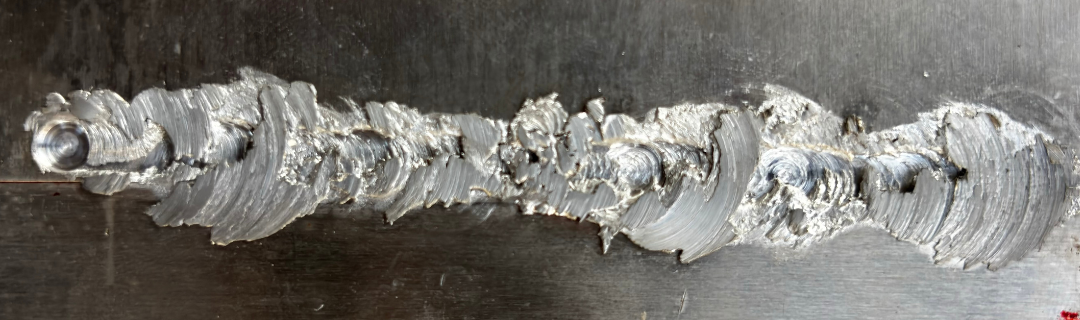
#> input picture images/raw_/1.png, 1080 x 320 px; its folder holds only this picture in this run
$ python extract_roi.py   (older library calls are emulated)
#> lines starting #> are read from the running program, lines starting #| are printed output that depends on the picture; after the words box and inside, x2 and y2 are one past the last pixel; in counts of white or black regions, pixels touching at a corner belong together
import cv2
import numpy as np
import matplotlib.pyplot as plt
import os
import glob

def process_fsw_images(input_dir, output_dir):
    os.makedirs(output_dir, exist_ok=True)
    image_paths = sorted(glob.glob(os.path.join(input_dir, '*.png')))

    for img_path in image_paths:
        filename = os.path.basename(img_path)
        print(f"Processing {filename}...")

        # Load image
        img = cv2.imread(img_path)
#> img is the input picture: shape (320, 1080, 3); mean B, G, R 108.5, 113.6, 115.9
        if img is None:
            print(f"Failed to load {img_path}")
            continue

        gray = cv2.cvtColor(img, cv2.COLOR_BGR2GRAY)
        h, w = gray.shape
#> h = 320; w = 1080

        # 1. Aggressive Low-Pass Filter
        # Use a large kernel relative to image size. 51x51 works well for high-res.
        kernel_size = 51
        blur = cv2.GaussianBlur(gray, (kernel_size, kernel_size), 0)
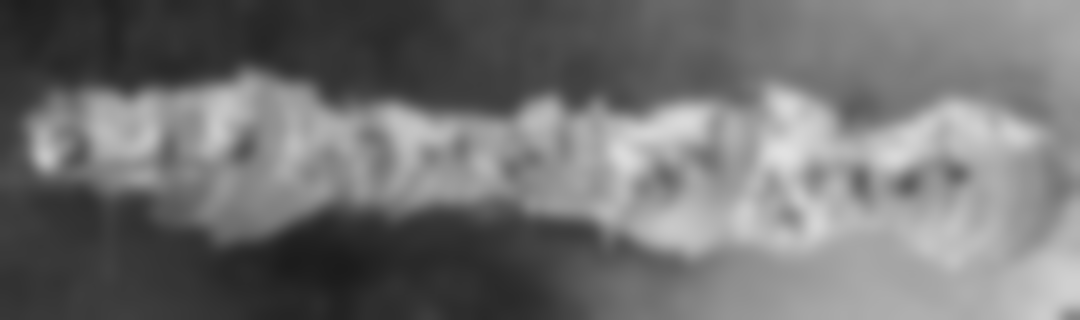
#> blur: shape (320, 1080); min 27, max 225, mean 113.7

        # 2. Directional Gradient Extraction (Sobel Y)
        # cv2.CV_64F prevents clipping of negative gradient values
        sobel_y = cv2.Sobel(blur, cv2.CV_64F, 0, 1, ksize=3)
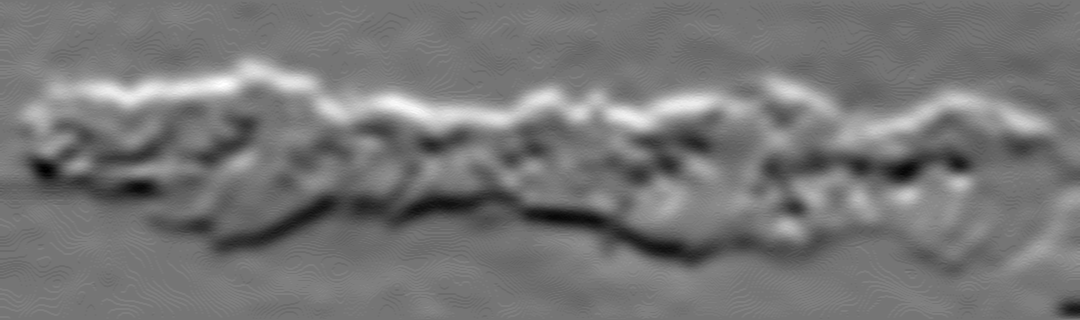
#> sobel_y: shape (320, 1080) float64; min -48, max 56, mean 0.3; drawn with min black and max white
        abs_sobel_y = np.absolute(sobel_y)
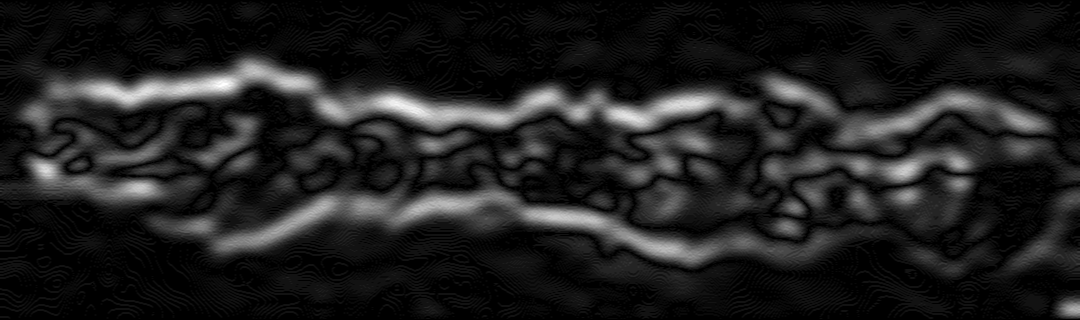
#> abs_sobel_y: shape (320, 1080) float64; min 0, max 56, mean 6.9; drawn with min black and max white
        # Normalize back to 8-bit for Otsu
        sobel_8u = np.uint8(255 * abs_sobel_y / np.max(abs_sobel_y))

        # 3. Binarization (Otsu's Method)
        _, binary = cv2.threshold(sobel_8u, 0, 255, cv2.THRESH_BINARY + cv2.THRESH_OTSU)
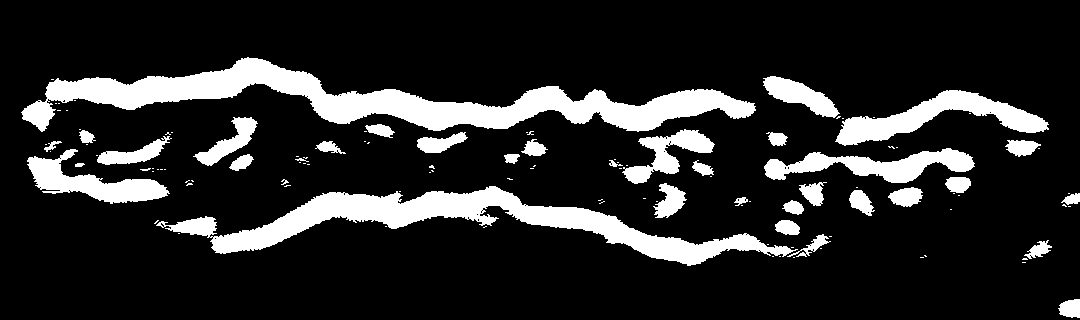
#> binary: shape (320, 1080); 15.8% white; 116 white regions (80 under 20 px), largest, box (x1, y1, x2, y2) and area: (21, 57, 756, 132) 18281, (156, 186, 798, 266) 13290, (835, 90, 1049, 146) 4327

        # 4. Vertical Projection Profile
        # Sum white pixels across every row
        projection = np.sum(binary == 255, axis=1)
#> projection = 320 values, max 614 at index 107, min 0 at index 0, mean 170.8

        # 5. Boundary Extraction & Cropping
        max_peak = np.max(projection)
#> max_peak = 614
        # Dynamic noise floor: e.g., 20% of the maximum peak
        threshold_val = max_peak * 0.2
#> threshold_val = 122.8

        y_min = 0
        for i in range(len(projection)):
            if projection[i] > threshold_val:
                y_min = i
                break
#> this loop made 76 passes
#> y_min on pass 76: 75

        y_max = len(projection) - 1
#> y_max = 319
        for i in range(len(projection)-1, -1, -1):
            if projection[i] > threshold_val:
                y_max = i
                break
#> this loop made 67 passes
#> y_max on pass 67: 253
#> i on passes 1 to 6: 319, 318, 317, 316, 315, 314

        # Optional: Add small padding
        padding = 10
        y_min = max(0, y_min - padding)
#> y_min = 65
        y_max = min(h, y_max + padding)
#> y_max = 263

        roi = img[y_min:y_max, :]
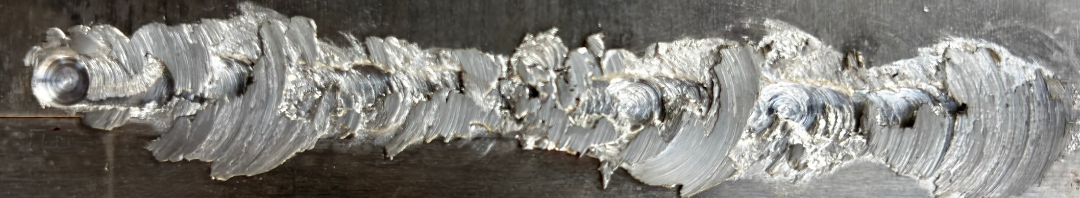
#> roi: shape (198, 1080, 3); mean B, G, R 123.1, 128.3, 130

        # --- Visualization Generation ---
        idx = filename.replace(".png", "")

        # Save individual images
        cv2.imwrite(os.path.join(output_dir, f'{idx}_01_blur.png'), blur)
        cv2.imwrite(os.path.join(output_dir, f'{idx}_02_sobel_binary.png'), binary)

        # Original with lines
        fig_orig, ax_orig = plt.subplots(figsize=(6, 6))
        ax_orig.imshow(cv2.cvtColor(img, cv2.COLOR_BGR2RGB))
        ax_orig.axhline(y=y_min, color='r', linestyle='-', linewidth=2)
        ax_orig.axhline(y=y_max, color='r', linestyle='-', linewidth=2)
        ax_orig.axis('off')
        plt.tight_layout()
        plt.savefig(os.path.join(output_dir, f'{idx}_03_original_bounds.png'), dpi=150)
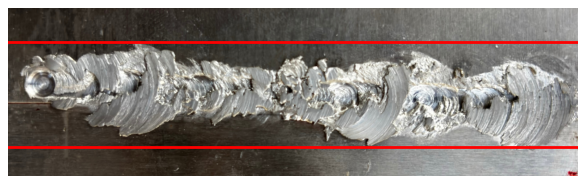
#> figure drawn by matplotlib, 1 panel
        plt.close(fig_orig)

        # Projection Profile Plot
        fig_proj, ax_proj = plt.subplots(figsize=(6, 6))
        ax_proj.plot(projection, range(len(projection)))
        ax_proj.invert_yaxis()
        ax_proj.axhline(y=y_min, color='r', linestyle='--', linewidth=1.5, label='y_min')
        ax_proj.axhline(y=y_max, color='r', linestyle='--', linewidth=1.5, label='y_max')
        ax_proj.set_xlabel('Sum of White Pixels')
        ax_proj.set_ylabel('Y-coordinate (Rows)')
        ax_proj.legend()
        plt.tight_layout()
        plt.savefig(os.path.join(output_dir, f'{idx}_04_projection_profile.png'), dpi=150)
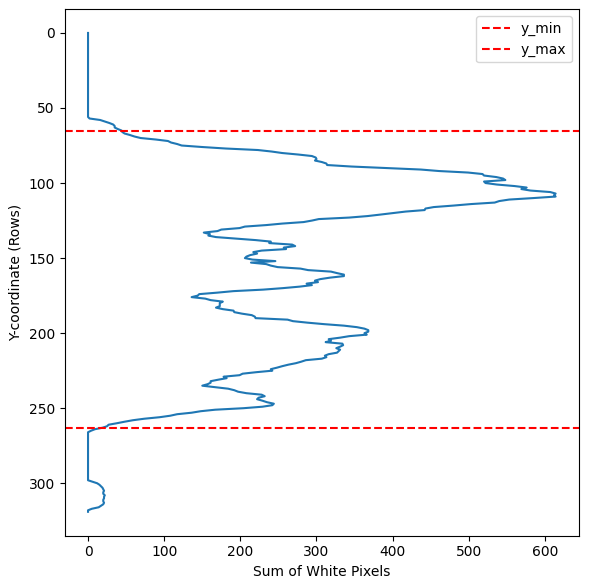
#> figure drawn by matplotlib, 1 panel
        plt.close(fig_proj)

        # Save the actual ROI output
        roi_path = os.path.join(output_dir, f'roi_{idx}.png')
        cv2.imwrite(roi_path, roi)

    print(f"\\nProcessing complete. All results saved to {output_dir}")

if __name__ == "__main__":
    input_directory = '/Users/tanishqrathore/Developer/weld_check_v2/images/raw_'
    output_directory = '/Users/tanishqrathore/Developer/weld_check_v2/images/phase1_roi'
    process_fsw_images(input_directory, output_directory)

$ run again, on images/raw_/5.png
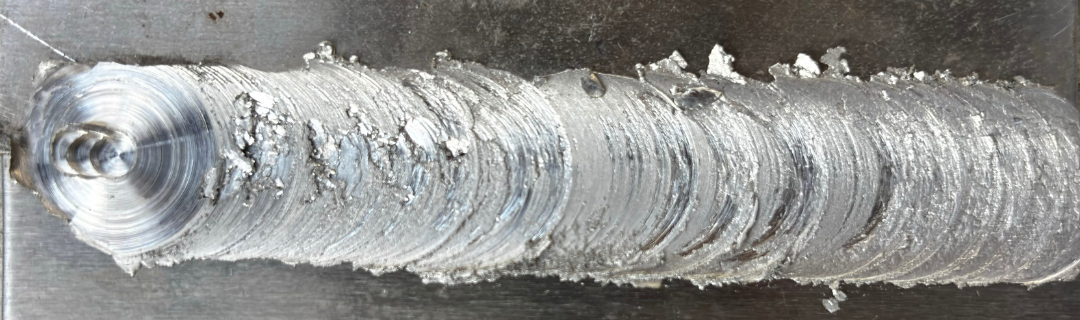
#> input picture images/raw_/5.png, 1080 x 320 px
#> in process_fsw_images, img is the input picture: shape (320, 1080, 3); mean B, G, R 143.3, 145.2, 144.6
#> in process_fsw_images, `_, binary = cv2.threshold(sobel_8u, 0, 255, cv2.THRESH_BINARY + cv2.TH..`:
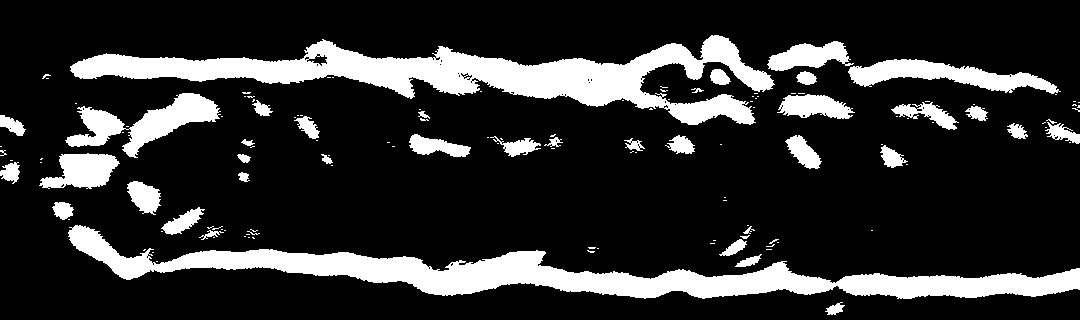
#> binary: shape (320, 1080); 18.4% white; 135 white regions (95 under 20 px), largest, box (x1, y1, x2, y2) and area: (68, 225, 1080, 299) 21759, (70, 35, 775, 125) 21169, (65, 93, 221, 158) 3810
#> projection = 320 values, max 818 at index 75, min 0 at index 0, mean 198.8
#> max_peak = 818
#> threshold_val = 163.6
#> the loop in process_fsw_images, `for i in range(len(projection)):` made 49 passes
#> y_min on pass 49: 48
#> in process_fsw_images, `y_max = len(projection) - 1`: y_max = 319
#> the loop in process_fsw_images, `for i in range(len(projection)-1, -1, -1):` made 25 passes
#> (i, y_max) on pass 25: (295, 295)
#> in process_fsw_images, `y_min = max(0, y_min - padding)`: y_min = 38
#> in process_fsw_images, `y_max = min(h, y_max + padding)`: y_max = 305
#> in process_fsw_images, `plt.savefig(os.path.join(output_dir, f'{idx}_04_projection_profile.png..`:
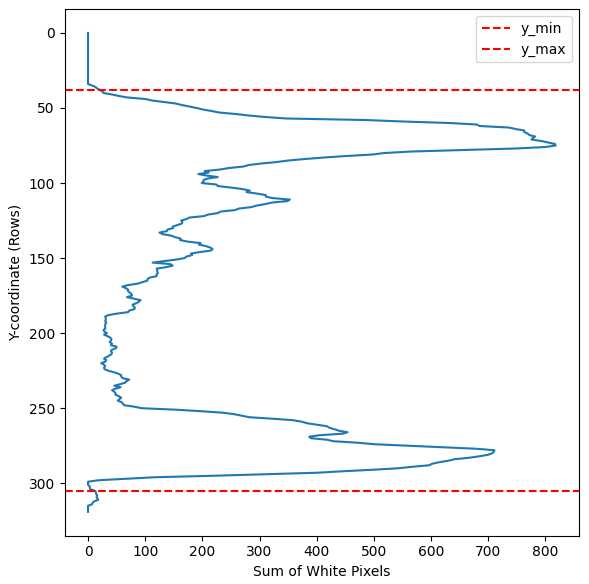
#> figure drawn by matplotlib, 1 panel

$ run again, on images/raw_/6.png
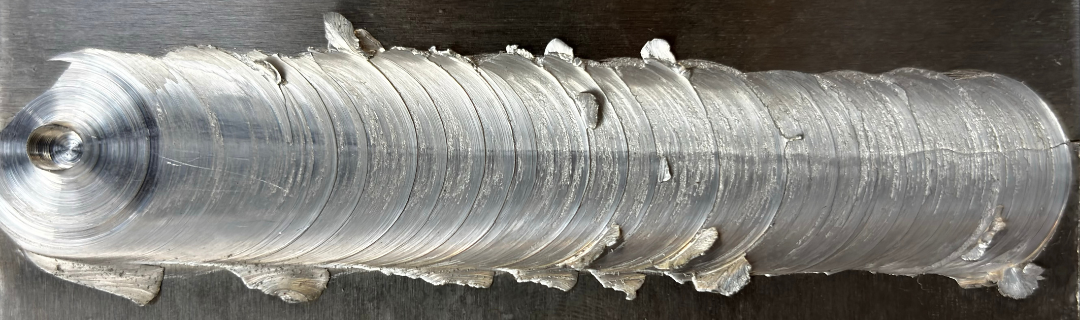
#> input picture images/raw_/6.png, 1080 x 320 px
#> in process_fsw_images, img is the input picture: shape (320, 1080, 3); mean B, G, R 123.3, 128.3, 129.7
#> in process_fsw_images, `_, binary = cv2.threshold(sobel_8u, 0, 255, cv2.THRESH_BINARY + cv2.TH..`:
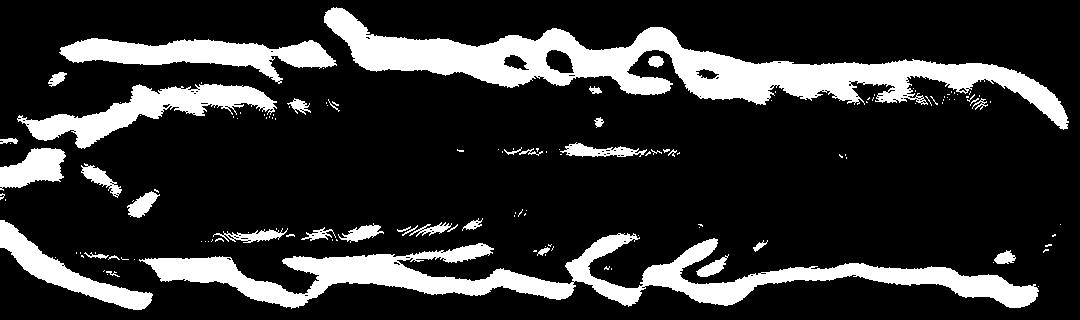
#> binary: shape (320, 1080); 18.9% white; 139 white regions (103 under 20 px), largest, box (x1, y1, x2, y2) and area: (324, 7, 1069, 130) 23924, (139, 233, 1039, 309) 19718, (59, 38, 337, 84) 5778
#> projection = 320 values, max 658 at index 64, min 0 at index 0, mean 204.5
#> max_peak = 658
#> threshold_val = 131.6
#> the loop in process_fsw_images, `for i in range(len(projection)):` made 38 passes
#> y_min on pass 38: 37
#> in process_fsw_images, `y_max = len(projection) - 1`: y_max = 319
#> the loop in process_fsw_images, `for i in range(len(projection)-1, -1, -1):` made 17 passes
#> (i, y_max) on pass 17: (303, 303)
#> in process_fsw_images, `y_min = max(0, y_min - padding)`: y_min = 27
#> in process_fsw_images, `y_max = min(h, y_max + padding)`: y_max = 313
#> in process_fsw_images, `plt.savefig(os.path.join(output_dir, f'{idx}_04_projection_profile.png..`:
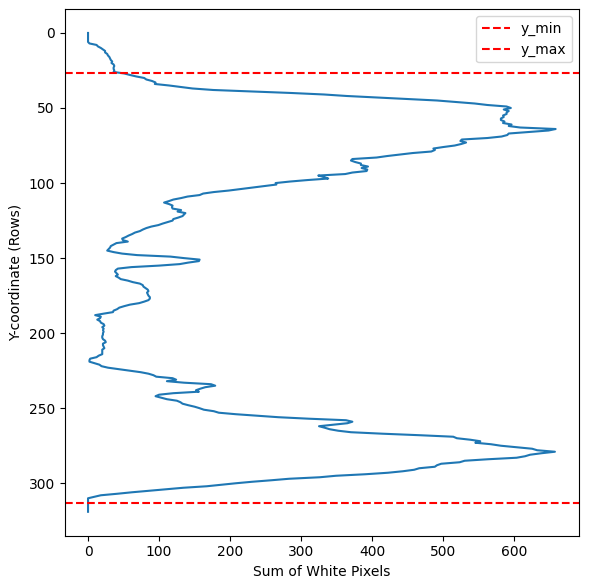
#> figure drawn by matplotlib, 1 panel

$ run again, on images/raw_/7.png
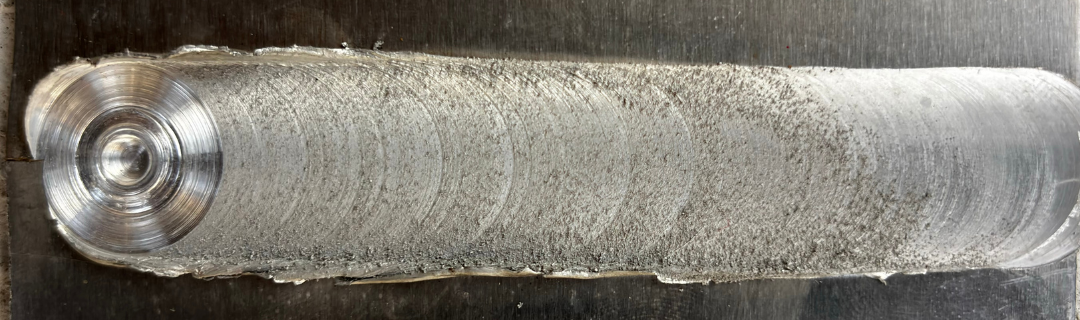
#> input picture images/raw_/7.png, 1080 x 320 px
#> in process_fsw_images, img is the input picture: shape (320, 1080, 3); mean B, G, R 116.1, 124.9, 128.8
#> binary: shape (320, 1080); 13.8% white; 48 white regions (26 under 20 px), largest, box (x1, y1, x2, y2) and area: (22, 32, 1080, 107) 22980, (44, 207, 758, 296) 12571, (793, 254, 1066, 291) 5150
#> projection = 320 values, max 855 at index 278, min 0 at index 0, mean 149
#> max_peak = 855
#> threshold_val = 171
#> the loop in process_fsw_images, `for i in range(len(projection)):` made 39 passes
#> y_min on pass 39: 38
#> in process_fsw_images, `y_max = len(projection) - 1`: y_max = 319
#> the loop in process_fsw_images, `for i in range(len(projection)-1, -1, -1):` made 32 passes
#> (i, y_max) on pass 32: (288, 288)
#> in process_fsw_images, `y_min = max(0, y_min - padding)`: y_min = 28
#> in process_fsw_images, `y_max = min(h, y_max + padding)`: y_max = 298
#> in process_fsw_images, `plt.savefig(os.path.join(output_dir, f'{idx}_04_projection_profile.png..`:
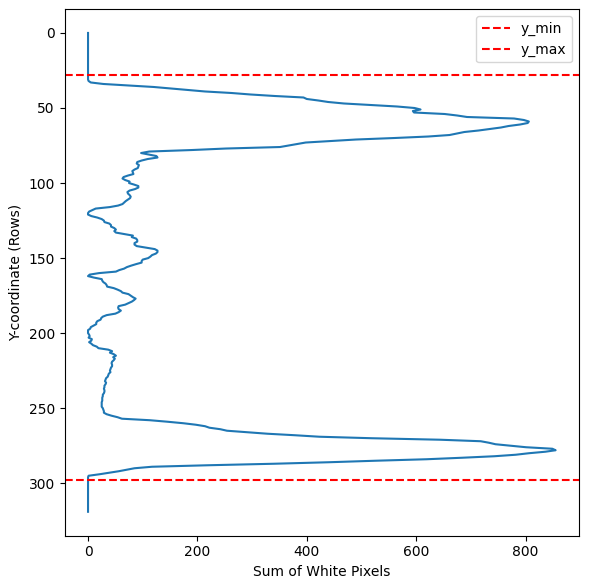
#> figure drawn by matplotlib, 1 panel
